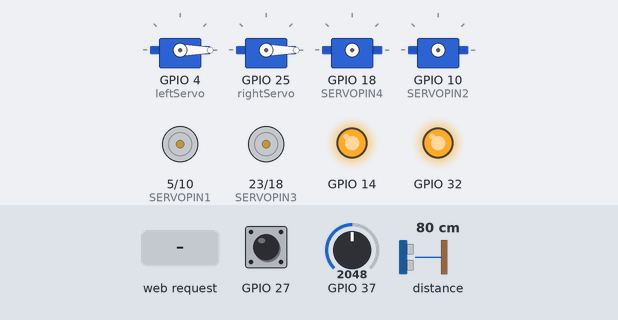
The sketch below on a simulated ESP32. Parts: 4 × servo, motor-driver pin pairs drawn as motors (green arrow = first pin HIGH = forward, orange = second pin HIGH = backward, longer = more drive), output pins drawn as LEDs (lit = HIGH). The test bench sets the inputs (shaded band); at power-on: GPIO 37 = 2048, distance to the obstacle 80 cm, GPIO 27 HIGH. WiFi joins after 1.5 s; servers stay silent unless stated; servo pulses on a pin are drawn as a servo (544–2400 µs = 0–180°); pins used as bus, display or sensor lines are not drawn; what the sketch prints to the serial monitor is not drawn.

Above: at 2.7 s.
2.8 s: HTTP request GET /armup received
At 3.6 s:
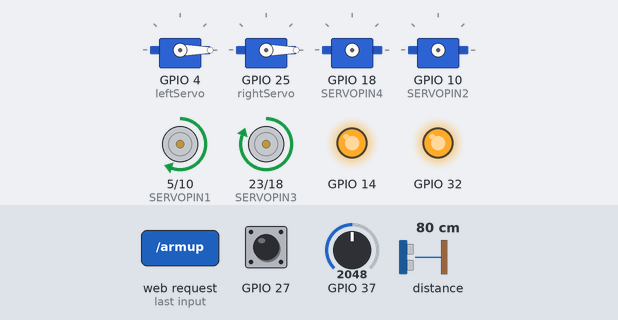
5.8 s: GPIO 37 set to 2550
8.8 s: GPIO 37 set to 2664
At 11.0 s:
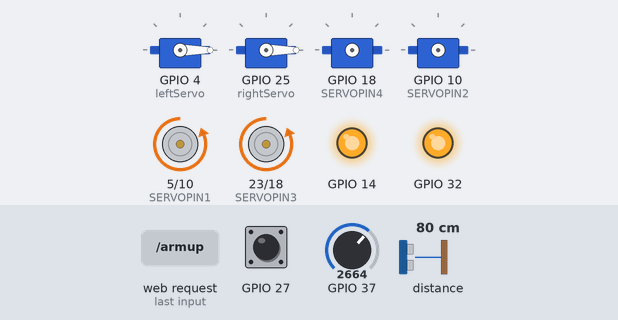
11.6 s: distance to the obstacle set to 2 cm
At 12.5 s:
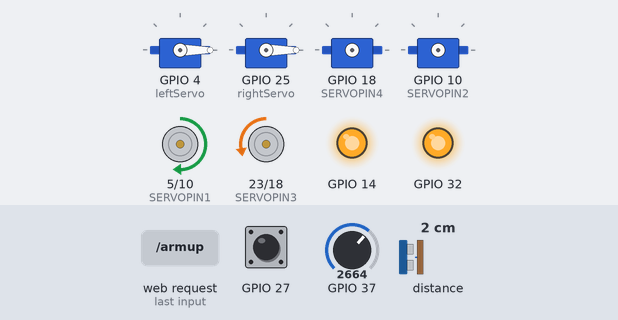
13.5 s: GPIO 27 pulled LOW for 0.15 s
At 16.0 s:
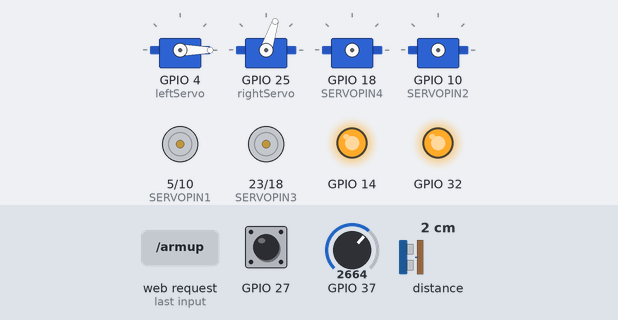
16.3 s: HTTP request GET /lever?val= received
Timing chart, 0 to 18.8 s (numbered marks = the images above; inputs shaded):
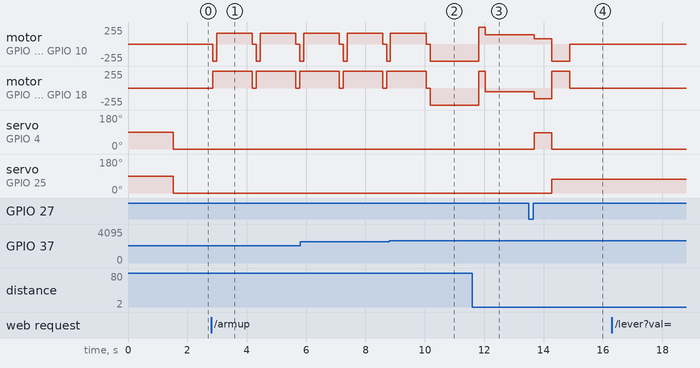

The sketch:

lab4demo3.ino
```cpp
// (licence header left out)
#include <WiFi.h>
#include "html510.h"
#include "joyJS.h"
#include "tankJS.h"
#include "Adafruit_VL53L0X.h"
#include <ESP32Servo.h>

WiFiServer server(80);
const char* ssid     = "#Skyroam_1t9";
const char* password = "55687127";

//const char* ssid     = "Fios-8HKzr";
//const char* password = "plow823thud34mrs";

const char *body;

Servo leftServo;
int leftServoAngle;
Servo rightServo;
int rightServoAngle;

int servoOpen = 0;

Adafruit_VL53L0X lox = Adafruit_VL53L0X();


/********************/
/* HTML510  web   */
void handleFavicon(){
  sendplain(""); // acknowledge
}

void handleRoot() {
  sendhtml(body);
}

void handleSwitch() { // Switch between JOYSTICK and TANK mode
  String s="";
  static int toggle=0;
  if (toggle) body = joybody;
  else body = tankbody;
  toggle = !toggle;
  sendplain(s); //acknowledge
}

#define RIGHT_CHANNEL0      6 // use first channel of 16
#define RIGHT_CHANNEL1      7
#define LEFT_CHANNEL2       8
#define LEFT_CHANNEL3       9
#define SERVOPIN1    5
#define SERVOPIN2    10
#define SERVOPIN3    23
#define SERVOPIN4    18
#define SERVOFREQ    60
#define LEDC_RESOLUTION_BITS  12
#define LEDC_RESOLUTION  ((1<<LEDC_RESOLUTION_BITS)-1)
#define FULLBACK -2547//LEDC_RESOLUTION*10*60/10000
#define SERVOOFF  LEDC_RESOLUTION*15*60/10000
#define FULLFRONT  2547//LEDC_RESOLUTION*20*60/10000

int leftservo, rightservo;

int pd_error =0;

int auto_state = 0;

int switchState = 0;

void ledcAnalogWrite(uint8_t channel, uint32_t value, uint32_t valueMax = 255) {
  uint32_t duty =  LEDC_RESOLUTION * min(value, valueMax) / valueMax;
  ledcWrite(channel, duty);  // write duty to LEDC
}

void updateServos() {
  if(auto_state == 1)
  {
    if(leftservo<0){
      ledcAnalogWrite(LEFT_CHANNEL2, leftservo, LEDC_RESOLUTION);
      ledcAnalogWrite(LEFT_CHANNEL3, 0, LEDC_RESOLUTION);
    }
    else {
      ledcAnalogWrite(LEFT_CHANNEL2, 0, LEDC_RESOLUTION);
      ledcAnalogWrite(LEFT_CHANNEL3, leftservo, LEDC_RESOLUTION);
    }

    if(rightservo<0) {
      ledcAnalogWrite(RIGHT_CHANNEL0, 0, LEDC_RESOLUTION);
      ledcAnalogWrite(RIGHT_CHANNEL1, rightservo, LEDC_RESOLUTION);
    }
    else  {
      ledcAnalogWrite(RIGHT_CHANNEL0, rightservo, LEDC_RESOLUTION);
      ledcAnalogWrite(RIGHT_CHANNEL1, 0, LEDC_RESOLUTION);
    }
  }
  else{
    if(leftservo<0){
      ledcAnalogWrite(LEFT_CHANNEL2, leftservo, LEDC_RESOLUTION);
      ledcAnalogWrite(LEFT_CHANNEL3, 0, LEDC_RESOLUTION);
    }
    else {
      ledcAnalogWrite(LEFT_CHANNEL2, 0, LEDC_RESOLUTION);
      ledcAnalogWrite(LEFT_CHANNEL3, leftservo, LEDC_RESOLUTION);
    }

    if(rightservo<0) {
      ledcAnalogWrite(RIGHT_CHANNEL0, rightservo, LEDC_RESOLUTION);
      ledcAnalogWrite(RIGHT_CHANNEL1, 0, LEDC_RESOLUTION);

    }
    else  {
      ledcAnalogWrite(RIGHT_CHANNEL0, 0, LEDC_RESOLUTION);
      ledcAnalogWrite(RIGHT_CHANNEL1, rightservo, LEDC_RESOLUTION);
    }
  }


  leftServo.write(leftServoAngle);
  rightServo.write(rightServoAngle);
  delay(100);


}

/************************/
/* joystick mode  code  */

int leftarm, rightarm;
int x,y;

void handleJoy() {
  int left, right;
  x = getVal(); // from -50 to +50
  y = getVal();
  String s = String(x) + "," + String(y);

  left = x - y;
  right = x + y;

  leftservo = map(left, -50, 50, FULLBACK, FULLFRONT);
  rightservo = map(right, -50, 50, FULLBACK, FULLFRONT);

  sendplain(s);
  Serial.printf("received X,Y:=%d,%d\n",x,y);
}

void handleArmdown() {
  // Open/Close Gripper
  Serial.println("gripper command received");


  if(servoOpen == 0){
    leftServoAngle = 0;
    rightServoAngle = 72;
    servoOpen = 1;
  }

  else{
    leftServoAngle = 85;
    rightServoAngle = 0;
    servoOpen = 0;
  }

  sendplain(""); //acknowledge
}

void handleArmup() {
  // do something?
  if (auto_state == 0){
    Serial.println("Entering Wall folowing mode");
    auto_state = 1;
  }

  else{
    Serial.println("Exiting Wall folowing mode");
    auto_state = 0;
    leftservo = 0;
    rightservo = 0;

  }

  sendplain(""); //acknowledge
}

void handleWallFollow(){

  VL53L0X_RangingMeasurementData_t measure;

  int grabbedCan = 0;

  float touchSensor = digitalRead(27);
  float flexSensor = analogRead(37);
  lox.rangingTest(&measure, false);
  int measureToWall = measure.RangeMilliMeter;

  leftServoAngle = 0;
  rightServoAngle = 0;

  switchState = 0;

  Serial.println(flexSensor);

  //GRAB CAN MODE

  ///////////////////////////////////


  if (touchSensor ==0) {
    Serial.println("Switch depressed");
    switchState = 1;


    //open claws fully

    leftServoAngle = 85;
    rightServoAngle = 0;

    //Move forward for 50 ms
    leftservo = 50;
    rightservo = 25;
    leftservo = map(leftservo, -50, 50, FULLBACK, FULLFRONT);
    rightservo = map(rightservo, -50, 50, FULLBACK, FULLFRONT);

    for(int i = 0; i<3;i++){
      updateServos();
      delay(100);
    }


    //Close claws

    leftServoAngle = 0;
    rightServoAngle = 72;

    //Backup??? or turn 180 and move forward, hopefully not hitting wall
    rightservo = -25;
    leftservo = -25;
    leftservo = map(leftservo, -50, 50, FULLBACK, FULLFRONT);
    rightservo = map(rightservo, -50, 50, FULLBACK, FULLFRONT);

    for(int i=0; i<3; i++)
    {
      updateServos();
      delay(100);
    }

    String s = "Hopefully grabbed can :)";
    sendplain(s);

    auto_state = 0;
    leftservo = 0;
    rightservo = 0;
   }

  ////////////////////////////////////

  //WALL TURNING MODE

  else if (flexSensor < 2600){
  //turn roughly 90 degrees
    Serial.println("flexsensor bent");


    //Backup car
    leftservo = -25;
    rightservo = -25;
    leftservo = map(leftservo, -50, 50, FULLBACK, FULLFRONT);
    rightservo = map(rightservo, -50, 50, FULLBACK, FULLFRONT);

    for(int i = 0; i<1; i++){
      updateServos();
      delay(30);
    }
    //Turn slight left

    leftservo = -25;
    rightservo = 50;
    leftservo = map(leftservo, -50, 50, FULLBACK, FULLFRONT);
    rightservo = map(rightservo, -50, 50, FULLBACK, FULLFRONT);

    for(int i= 0;i<6;i++){
      updateServos();
      delay(100);
    }


    leftservo = 0;
    rightservo = 0;

    String s = "Turning...";
    sendplain(s);

   }


  //PID CONTROLLER
  /////////////////////////////////////

  else{
    if(measureToWall<180)
      Serial.println("Within wall range");

    int d_error = measureToWall - 150;
    int u = .1*(d_error) + 0.4*(d_error- pd_error);
    pd_error = d_error;

    if (grabbedCan == 0){

      leftservo = 30 + u;
      rightservo = 30 - u;
    }

    else{
      leftservo = -20 - u;
      rightservo = -20   + u;

    }
    leftservo = map(leftservo, -50, 50, FULLBACK, FULLFRONT);
    rightservo = map(rightservo, -50, 50, FULLBACK, FULLFRONT);

    updateServos();

  }


  /////////////////////////////////////
}

/*********************/
/* tank mode  code  */
int leftstate, rightstate;
long lastLeverMs;

void handleLever() {
  leftarm = getVal();
  rightarm = getVal();
  leftstate = getVal();
  rightstate = getVal();
  String s = String(leftarm) + "," + String(rightarm) + "," +
             String(leftstate) + "," + String(rightstate);

 //  if (leftarm) do something?
 //  if (rightarm) do something?

  if (leftstate>0)      leftservo =  FULLBACK;
  else if (leftstate<0) leftservo =  FULLFRONT;
  else                  leftservo =  SERVOOFF;

  if (rightstate>0)      rightservo =  FULLFRONT;
  else if (rightstate<0) rightservo =  FULLBACK;
  else                   rightservo =  SERVOOFF;

  lastLeverMs = millis(); //timestamp command
  /*sendplain(s);
  Serial.printf("received %d %d %d %d \n",leftarm, rightarm, leftstate, rightstate); // move bot  or something
  */

  if(switchState ==1){
    sendplain("Can grabbed");
  }

  else{
  sendplain(s);
  Serial.printf("received %d %d %d %d \n",leftarm, rightarm, leftstate, rightstate); // move bot  or something

  }
}

void setup()
{
  Serial.begin(115200);


  WiFi.mode(WIFI_MODE_STA);
  WiFi.begin(ssid, password);
  WiFi.config(IPAddress(192, 168, 43, 115), // change the last number to your assigned number
              IPAddress(192, 168, 1, 1),
              IPAddress(255, 255, 255, 0));
  while(WiFi.status()!= WL_CONNECTED ) {
    delay(500); Serial.print(".");
  }
  Serial.println("WiFi connected");
  Serial.printf("Use this URL http://%s/\n",WiFi.localIP().toString().c_str());
  server.begin();                  //Start server


  if (!lox.begin()) {
    Serial.println(F("Failed to boot VL53L0X"));
    while(1);
  }

  pinMode(27,INPUT_PULLUP);
  pinMode(32,OUTPUT);
  digitalWrite(32,HIGH);

 //GRIPPER INITIALIZATION


  ESP32PWM::allocateTimer(0);
  ESP32PWM::allocateTimer(1);
  ESP32PWM::allocateTimer(2);
  ESP32PWM::allocateTimer(3);

  leftServo.attach(4, 1000, 2000);
  rightServo.attach(25, 1000, 2000);


  leftServo.setPeriodHertz(50);      // Standard 50hz servo
  rightServo.setPeriodHertz(50);      // Standard 50hz servo


  //closed position of grippers default;


 // SLEEP PIN FOR MOTORS

  pinMode(14,OUTPUT);
  digitalWrite(14,HIGH);

  //SETUP LEFT AND RIGHT MOTORS

  //////////////////////////////////////////

  ledcSetup(RIGHT_CHANNEL0, SERVOFREQ, LEDC_RESOLUTION_BITS); // channel, freq, bits
  ledcAttachPin(SERVOPIN1, RIGHT_CHANNEL0);
  ledcSetup(RIGHT_CHANNEL1, SERVOFREQ, LEDC_RESOLUTION_BITS); // channel, freq, bits
  ledcAttachPin(SERVOPIN2, RIGHT_CHANNEL1);

  ledcSetup(LEFT_CHANNEL2, SERVOFREQ, LEDC_RESOLUTION_BITS); // channel, freq, bits
  ledcAttachPin(SERVOPIN3, LEFT_CHANNEL2);
  ledcSetup(LEFT_CHANNEL3, SERVOFREQ, LEDC_RESOLUTION_BITS); // channel, freq, bits
  ledcAttachPin(SERVOPIN4, LEFT_CHANNEL3);

  //////////////////////////////////////////

 // HTML510 initialization

  attachHandler("/joy?val=",handleJoy);
  attachHandler("/armup",handleArmup);
  attachHandler("/armdown",handleArmdown);
  attachHandler("/switchmode",handleSwitch);
  attachHandler("/lever?val=",handleLever);
  body = joybody;

  attachHandler("/favicon.ico",handleFavicon);
  attachHandler("/ ",handleRoot);

}


void loop()
{

  static long lastWebCheck = millis();
  static long lastServoUpdate = millis();
  uint32_t ms;


  ms = millis();
  if (ms-lastWebCheck > 2){
    serve(server,body);
    lastWebCheck = ms;
  }
  if (ms-lastServoUpdate > 1000/SERVOFREQ) {

    if (auto_state == 1){//IN WALL FOLLOW MODE

      handleWallFollow();

    }
    updateServos();
    lastServoUpdate = ms;

  }

}
```

html510.cpp
```cpp
// (licence header left out)
#include <WiFi.h>
#include <WiFiClient.h>
#include "html510.h"

const char HTMLtext[] PROGMEM = R"===(HTTP/1.1 200 OK
Content-type:text/html

)==="; // note last newline is important

const char plaintext[] PROGMEM = R"===(HTTP/1.1 200 OK
Content-type:text/plain

)==="; // note last newline is important

WiFiClient client;

#define MAXHANDLERS 30
int numHandler=0;
void (*handlerptrs[MAXHANDLERS])();
String handlerpars[MAXHANDLERS];

void attachHandler( String key, void (*handler)() ) {
  char lastchar = key[key.length()-1];
  if (lastchar != ' ' && lastchar != '=')
    key = key + " ";
  handlerptrs[numHandler] = handler;
  handlerpars[numHandler] = "GET "+key;
  numHandler++;
}

//*** HTML text handling routines ****
void sendhtml(String data) {
  String s = HTMLtext;
  s = s+data;
  client.print(s);
}

void sendplain(String data) {
  String s = plaintext;
  s = s+data;
  client.print(s);
}

int getVal(){
  String num = "";
  while (client.connected()) {
    if (client.available())  {
      char d = client.read();
      num += d;
      if (d !='-' && (d<'0' || d>'9') ) break;
    }
  }
  return num.toInt();
}

//*** web server hack ***
// Could use Webserver.h routines here, but they are 100x  slower, so use a faster hack
// looks for key parameter at beginning of header, throws rest away
void serve(WiFiServer &server, const char *body) {
  int breakflag=0;
  client = server.available();
  if (client)  {
    String currentLine = "";

    while (client.connected()) {
      if (client.available())  {
        char c = client.read();
        //Serial.write(c);

        currentLine += c;
        if (breakflag || c== '\n') break; // break out of while and close connection
        for (int i=0;i<numHandler; i++){
          if(currentLine.startsWith(handlerpars[i])) {
            (*handlerptrs[i])();
            breakflag=1;
          }
        }
      }
    }
    client.stop();    // Close the connection
  }
}
```

html510.h
```cpp
/*
 * header for MEAM510 hacks for web interface
 * Jan 2021
 * Use at your own risk
 *
 */

// attach handler routine to URL parameter identifier
void attachHandler(String key, void (*handler)());

// check if client has submitted any requests and if so, execute handler
void serve(WiFiServer &server, const char *);


// routines to support HTTP messages
void sendhtml(String data) ;
void sendplain(String data);

// if the parameter includes values following "=" then return the next int value, can be comma separated
int getVal();
```

Source omitted: joyJS.h (6908 bytes), tankJS.h (6507 bytes)

Measured:
- the behaviour switches between 2599 and 2600 on GPIO 37 (found by bisection; images 1 and 2)
- after the input at 8.8 s, motor on GPIO 5 (SERVOPIN1) / GPIO 10 (SERVOPIN2): goes on until 10.2 s, then stays backward 255/255
- after the input at 11.6 s, motor on GPIO 5 (SERVOPIN1) / GPIO 10 (SERVOPIN2): backward 255/255 → forward 255/255 after 0.21 s, → forward 136/255 0.23 s later; motor on GPIO 23 (SERVOPIN3) / GPIO 18 (SERVOPIN4): backward 255/255 → forward 255/255 after 0.21 s, → backward 54/255 0.23 s later
- after the input at 13.5 s, motor on GPIO 5 (SERVOPIN1) / GPIO 10 (SERVOPIN2): forward 136/255 → forward 79/255 after 0.18 s, → backward 255/255 0.60 s later, → stopped 0.60 s later; motor on GPIO 23 (SERVOPIN3) / GPIO 18 (SERVOPIN4): backward 54/255 → backward 159/255 after 0.18 s, → forward 255/255 0.60 s later, → stopped 0.60 s later
